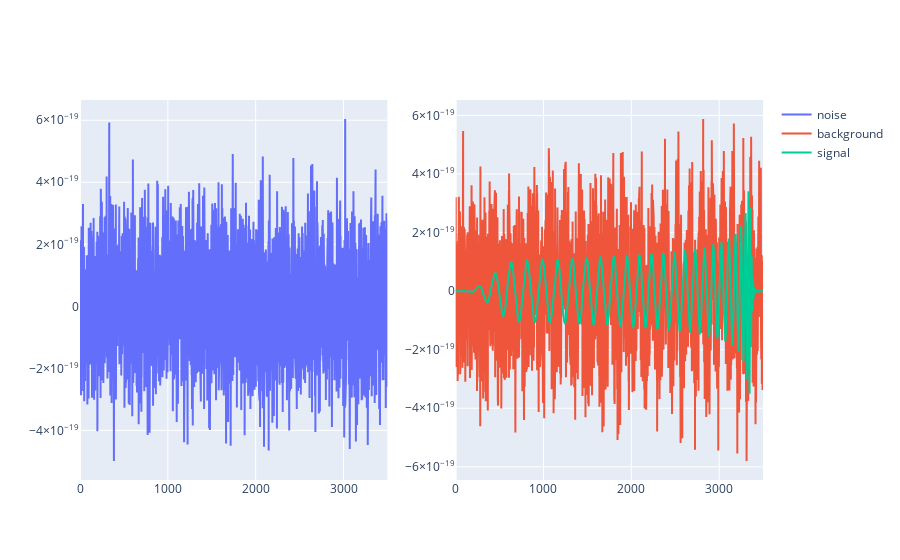

This figure's notebook cell:
### Code cell
# get the index corresponding to the first pure noise time series
background_idx = np.argmin(labels)
# get the index corresponding to the first noise + gravitational wave time series
signal_idx = np.argmax(labels)

ts_noise = noisy_signals[background_idx]
ts_background = noisy_signals[signal_idx]
ts_signal = gw_signals[signal_idx]

fig = make_subplots(rows=1, cols=2)

fig.add_trace(
    go.Scatter(x=list(range(len(ts_noise)))[:3500], y=ts_noise, mode="lines", name="noise"),
    row=1,
    col=1,
)

fig.add_trace(
    go.Scatter(
        x=list(range(len(ts_background)))[:3500],
        y=ts_background,
        mode="lines",
        name="background",
    ),
    row=1,
    col=2,
)

fig.add_trace(
    go.Scatter(x=list(range(len(ts_signal)))[:3500], y=ts_signal, mode="lines", name="signal"),
    row=1,
    col=2,
)
fig.show()

### Figure 1 — Plotly figure (JSON) as saved in the notebook; plotly's stock layout.template omitted (floating-point values rounded to 4 significant figures; data arrays with more than 128 entries replaced by an {"elided": "..."} marker saying what was removed)
{"data": [{"mode": "lines", "name": "noise", "type": "scatter", "x": {"elided": "3500 int values"}, "xaxis": "x", "y": {"elided": "8692 float values"}, "yaxis": "y"}, {"mode": "lines", "name": "background", "type": "scatter", "x": {"elided": "3500 int values"}, "xaxis": "x2", "y": {"elided": "8692 float values"}, "yaxis": "y2"}, {"mode": "lines", "name": "signal", "type": "scatter", "x": {"elided": "3500 int values"}, "xaxis": "x2", "y": {"elided": "8192 float values"}, "yaxis": "y2"}], "layout": {"xaxis": {"anchor": "y", "domain": [0, 0.45]}, "xaxis2": {"anchor": "y2", "domain": [0.55, 1]}, "yaxis": {"anchor": "x", "domain": [0, 1]}, "yaxis2": {"anchor": "x2", "domain": [0, 1]}}}
